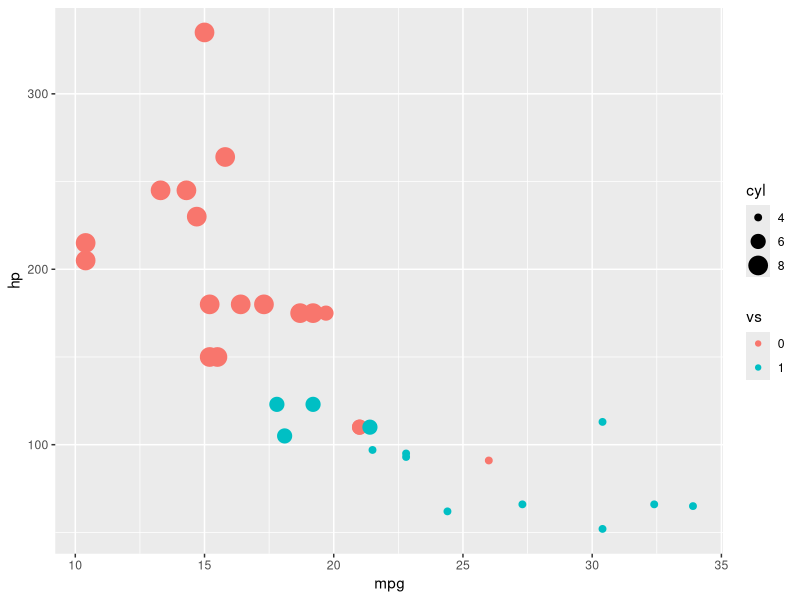

Write the R code that produced this figure.
## ---- chunk 1
knitr::opts_chunk$set(echo = TRUE)
## ---- chunk 2
Data <- mtcars

summary(Data)
head(Data,6)
Data$vs <- as.factor(Data$vs)
Data$cyl <- as.factor(Data$cyl)

## ---- chunk 3
library(ggplot2)



ggplot(Data, aes(mpg,hp, color = vs, size = cyl))+
  geom_point()
